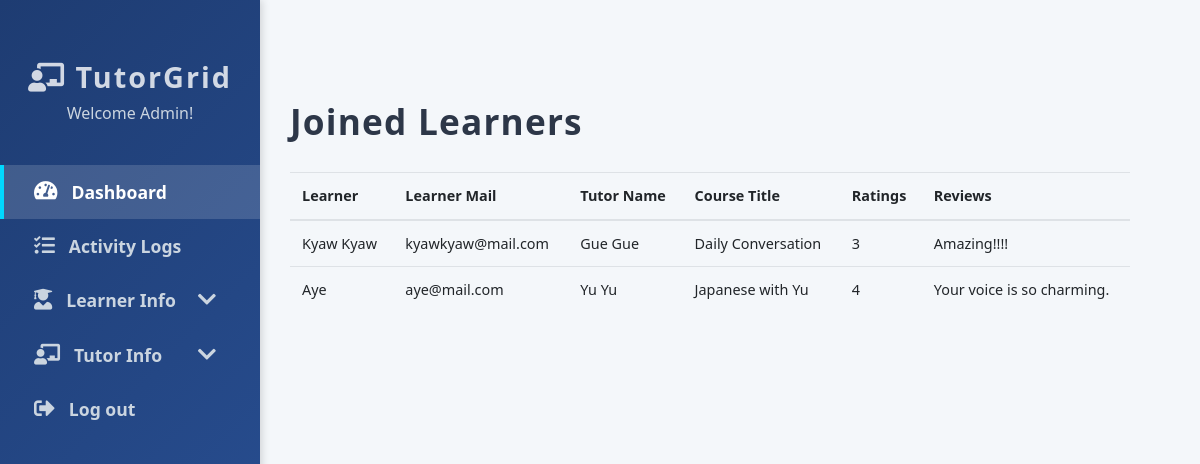
/Php_Code/enrolledAdmin.php, run on the app's committed database.
### tables this page shows
CREATE TABLE `tutor` (
  `TID` int(11) NOT NULL,
  `name` varchar(100) NOT NULL,
  `password` varchar(255) NOT NULL,
  `email` varchar(150) NOT NULL
);

CREATE TABLE `learner` (
  `LID` int(11) NOT NULL,
  `name` varchar(100) NOT NULL,
  `password` varchar(255) NOT NULL,
  `email` varchar(150) NOT NULL,
  `language` varchar(50) DEFAULT NULL
);

CREATE TABLE `courses` (
  `CID` int(11) NOT NULL,
  `language` varchar(50) DEFAULT NULL,
  `Title` varchar(50) DEFAULT NULL,
  `created_at` timestamp NOT NULL DEFAULT current_timestamp()
);

### Php_Code/enrolledAdmin.php (the view, shortened to what this page needs)
<?php
include 'connection.php';
?>
<!DOCTYPE html>
<html lang="en">
<head>
  <link rel="stylesheet" href="https://stackpath.bootstrapcdn.com/bootstrap/4.5.2/css/bootstrap.min.css" />
  <link rel="stylesheet" href="https://cdnjs.cloudflare.com/ajax/libs/font-awesome/5.15.4/css/all.min.css" />
</head>
<body>
 <nav class="sidebar">
    <div class="profile">
      <h3><i class="fas fa-chalkboard-teacher"></i> TutorGrid</h3>
      <p>Welcome Admin!</p>
    </div>
    <ul class="nav flex-column">
      <li class="nav-item">
        <a class="nav-link active" href="admin_dashboard.php">
          <i class="fas fa-tachometer-alt"></i> Dashboard
        </a>
      </li>
        <li class="nav-item">
        <a class="nav-link" href="activity_logs.php">
          <i class="fas fa-tasks"></i>Activity Logs
        </a>
      </li>
      <li class="nav-item">
        <a class="nav-link submenu-toggle" href="#">
          <i class="fas fa-user-graduate"></i> Learner Info
          <i class="fas fa-chevron-down ml-auto"></i>
        </a>
      </li>
      <li class="nav-item">
        <a class="nav-link submenu-toggle" href="#">
          <i class="fas fa-chalkboard-teacher"></i> Tutor Info
          <i class="fas fa-chevron-down ml-auto"></i>
        </a>
      </li>
      <li class="nav-item">
        <a class="nav-link" href="logout.php">
          <i class="fas fa-sign-out-alt"></i> Log out
        </a>
      </li>
    </ul>
  </nav>
  <main role="main">
    <?php
$sql="SELECT
    t.name AS TutorName,
    c.Title AS CourseTitle,
    l.name AS LearnerName,
    l.email AS LearnerEmail,
    COALESCE(r.rating, 0) AS Rating,
    COALESCE(r.review, 'Not rated') AS Review
FROM Tutor t
JOIN TCA tc ON tc.TID = t.TID
JOIN Courses c ON c.CID = tc.CID
JOIN Enrollment e ON e.CID = c.CID
JOIN Learner l ON l.LID = e.LID
LEFT JOIN Ratings r ON r.CID = c.CID AND r.LID = l.LID
ORDER BY t.name, c.CID, l.name";
$resultforEA = mysqli_query($con,$sql);
    ?>
    <div class="table-container">
      <h2>Joined Learners</h2>
      <div class="table-responsive">
        <table class="table">
          <thead>
            <tr>
              <th>Learner</th>
              <th>Learner Mail</th>
              <th>Tutor Name</th>
              <th>Course Title</th>
              <th>Ratings</th>
              <th>Reviews</th>
            </tr>
          </thead>
          <tbody>
           <?php
                    while ($course = mysqli_fetch_assoc($resultforEA)) {
              echo "<tr>";
              echo "<td>" . htmlspecialchars($course["LearnerName"]) . "</td>";
              echo "<td>" . htmlspecialchars($course["LearnerEmail"]) . "</td>";
              echo "<td>" . htmlspecialchars($course["TutorName"]) . "</td>";
              echo "<td>" . htmlspecialchars($course["CourseTitle"]) . "</td>";
              echo "<td>" . htmlspecialchars($course["Rating"]) . "</td>";
              echo "<td>" . htmlspecialchars($course["Review"]) . "</td>";
              echo "</tr>";
           }
                    ?>
          </tbody>
        </table>
      </div>
    </div>
  </main>
</body>
</html>

### Php_Code/enrolledAdmin.php (style rules this page uses)
body { font-family: 'Segoe UI', Tahoma, Geneva, Verdana, sans-serif; background: #f4f7fa; margin: 0; display: flex; min-height: 100vh; font-size:0.9rem; }
.sidebar { position: fixed; top: 0; bottom: 0; left: 0; width: 260px; background: linear-gradient(135deg, #1e3c72 0%, #2a5298 100%); color: white; box-shadow: 2px 0 8px rgba(0,0,0,0.15); padding-top: 60px; z-index: 100; display: flex; flex-direction: column; }
.sidebar .profile { text-align: center; margin-bottom: 40px; }
.sidebar .profile h3 { font-weight: 700; letter-spacing: 2px; font-size: 1.8rem; margin-bottom: 6px; color: #ffffffcc; }
.sidebar .profile p { font-size: 1rem; color: #cbd5e0; margin: 0; }
.sidebar ul.nav { list-style: none; padding-left: 0; margin: 0; }
.sidebar .nav-item { margin-bottom: 0; }
.sidebar .nav-link { display: flex; align-items: center; color: #cbd5e0; font-weight: 600; font-size: 1.1rem; padding: 14px 30px; border-left: 4px solid transparent; transition: all 0.3s ease; cursor: pointer; user-select: none; text-decoration: none; }
.sidebar .nav-link:hover, .sidebar .nav-link.active { background: rgba(255,255,255,0.15); color: #fff; border-left: 4px solid #00d8ff; text-decoration: none; }
.sidebar .nav-link i { margin-right: 14px; font-size: 1.3rem; }
main { margin-left: 240px; padding: 40px 50px; width: calc(100% - 260px); background: #f4f7fa; min-height: 100vh; }
main h2 { font-weight: 700; color: #2d3748; margin-bottom: 30px; letter-spacing: 1.2px; font-size: 2.2rem; }
.table-container { margin-top: 60px; }

### data on the page
tutor: learner.name "Kyaw Kyaw", learner.email "kyawkyaw@mail.com", name "Gue Gue", courses.Title "Daily Conversation", Rating "3", Review "Amazing!!!!"
tutor: learner.name "Aye", learner.email "aye@mail.com", name "Yu Yu", courses.Title "Japanese with Yu", Rating "4", Review "Your voice is so charming."
